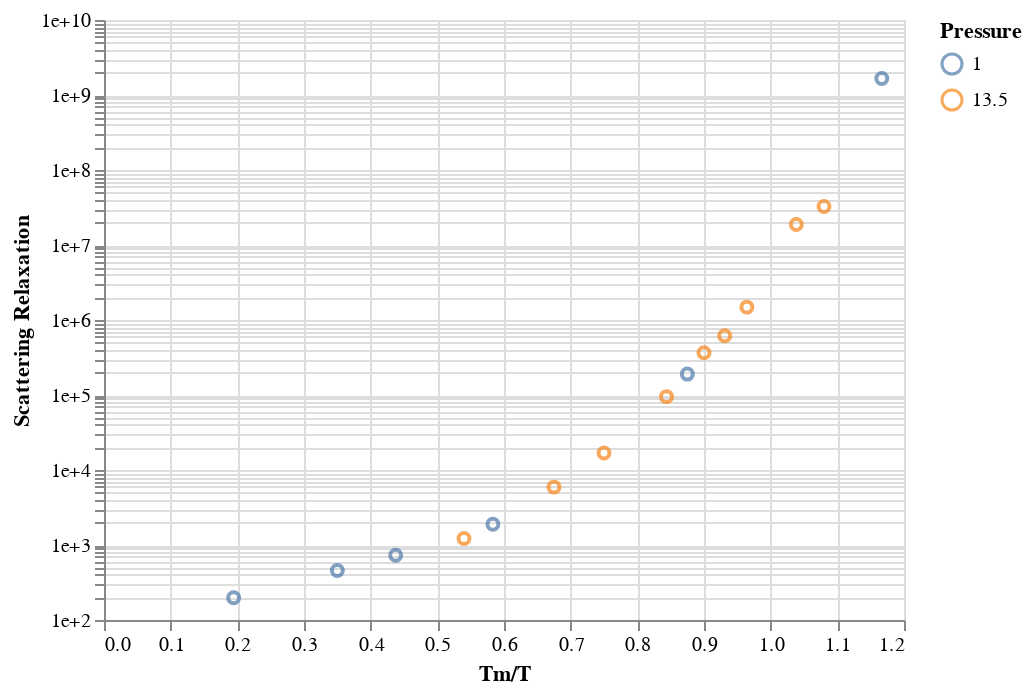

The notebook cell this image was saved under:
### Markdown cell above
### Scattering Function

### Code cell
relaxation_chart = alt.Chart(comp_relax_df).mark_point().encode(
    alt.X('inv_temp', title="Tm/T"),
    alt.Y('value', title="Scattering Relaxation", scale=alt.Scale(type='log'), axis=alt.Axis(format='e')),
    alt.Color('pressure:N', title="Pressure"),
).transform_filter(
    (alt.datum.variable == "scattering_function")
)

relaxation_chart

### Figure 1 — Vega-Lite specification as saved in the notebook (floating-point values rounded to 4 significant figures; data arrays with more than 128 entries replaced by an {"elided": "..."} marker saying what was removed)
{"$schema": "https://vega.github.io/schema/vega-lite/v2.6.0.json", "config": {"view": {"height": 300, "width": 400}}, "data": {"name": "data-a7a4cdf574781bfb04751905b025e023"}, "datasets": {"data-a7a4cdf574781bfb04751905b025e023": {"elided": "285 records"}}, "encoding": {"color": {"field": "pressure", "title": "Pressure", "type": "nominal"}, "x": {"field": "inv_temp", "title": "Tm/T", "type": "quantitative"}, "y": {"axis": {"format": "e"}, "field": "value", "scale": {"type": "log"}, "title": "Scattering Relaxation", "type": "quantitative"}}, "mark": "point", "transform": [{"filter": "(datum.variable === 'scattering_function')"}]}
